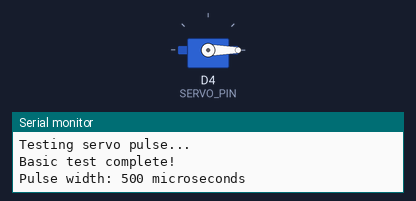
Bench run of a sketch on a simulated ESP8266 (NodeMCU). On the bench: servo, the last lines printed to the serial monitor. Wiring (inferred from the names in the program): servo: signal D4. Servo pulses on a pin are drawn as a servo (544–2400 µs = 0–180°).

Above: at 1.3 s.
At 8.9 s:
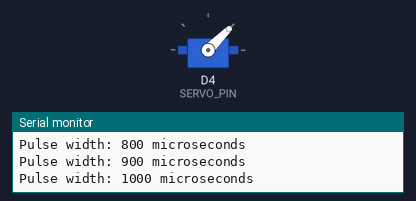
At 16.7 s:
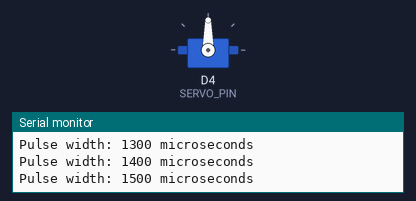
At 32.7 s:
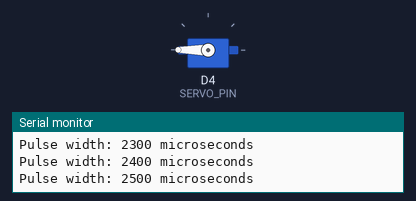
Timing chart, 0 to 40.0 s (numbered marks = the images above):
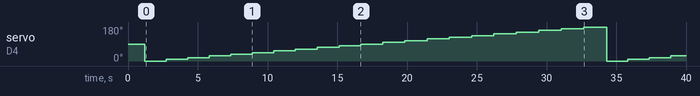

The sketch:

basic_servo_test.ino
```cpp
/*
  ESP8266 NodeMCU Servo Test
  Standard servo library test
*/

// Use ESP8266 specific servo approach
#define SERVO_PIN D4  // GPIO2 on NodeMCU

void setup() {
  Serial.begin(115200);
  delay(1000);

  // Configure servo pin
  pinMode(SERVO_PIN, OUTPUT);
  Serial.println("Starting servo test without library...");

  // Test basic PWM signal
  for(int i = 0; i < 10; i++) {
    Serial.println("Testing servo pulse...");
    digitalWrite(SERVO_PIN, HIGH);
    delayMicroseconds(1500);  // 1.5ms pulse (center)
    digitalWrite(SERVO_PIN, LOW);
    delay(20);  // 50Hz refresh rate
  }

  Serial.println("Basic test complete!");
}

void loop() {
  // Simple sweep without Servo library
  for(int pulse = 500; pulse <= 2500; pulse += 100) {
    Serial.print("Pulse width: ");
    Serial.print(pulse);
    Serial.println(" microseconds");

    for(int i = 0; i < 50; i++) {
      digitalWrite(SERVO_PIN, HIGH);
      delayMicroseconds(pulse);
      digitalWrite(SERVO_PIN, LOW);
      delay(20);
    }
    delay(500);
  }
}
```

Measured:
- by itself, servo on D4 (SERVO_PIN): 90° → 0° at 1.2 s, → 9° 1.5 s later, → 18° 1.5 s later, → 27° 1.5 s later, … (25 changes in this stretch)
